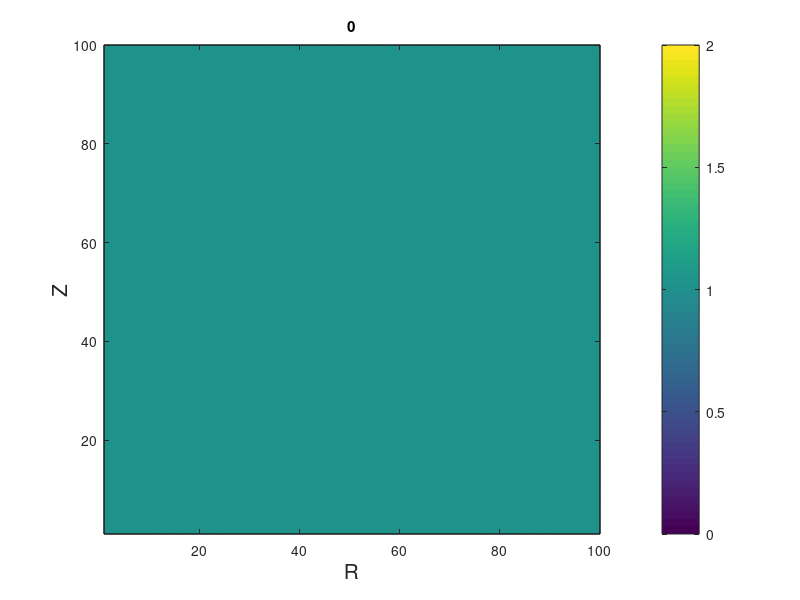
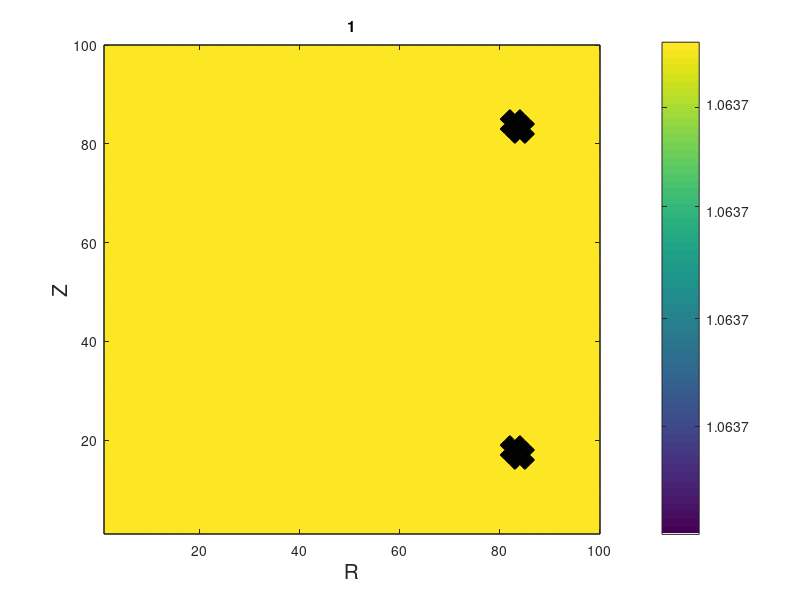
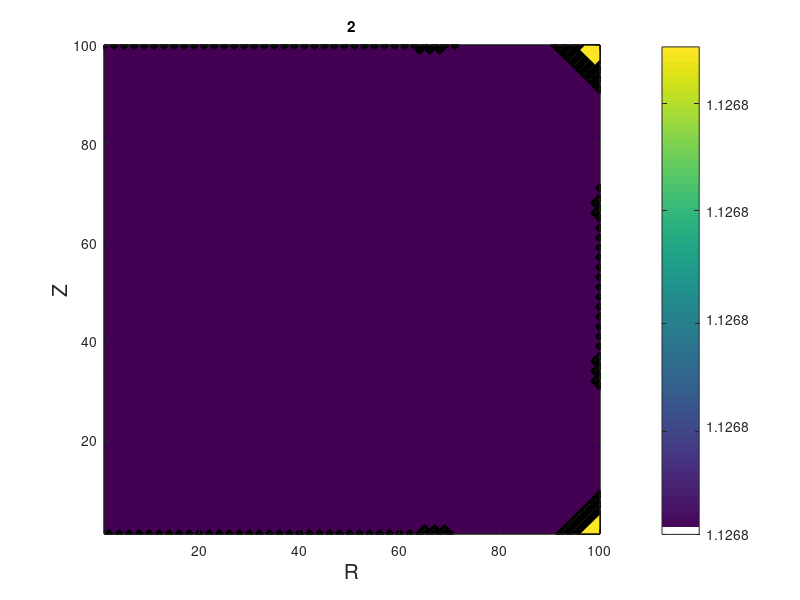
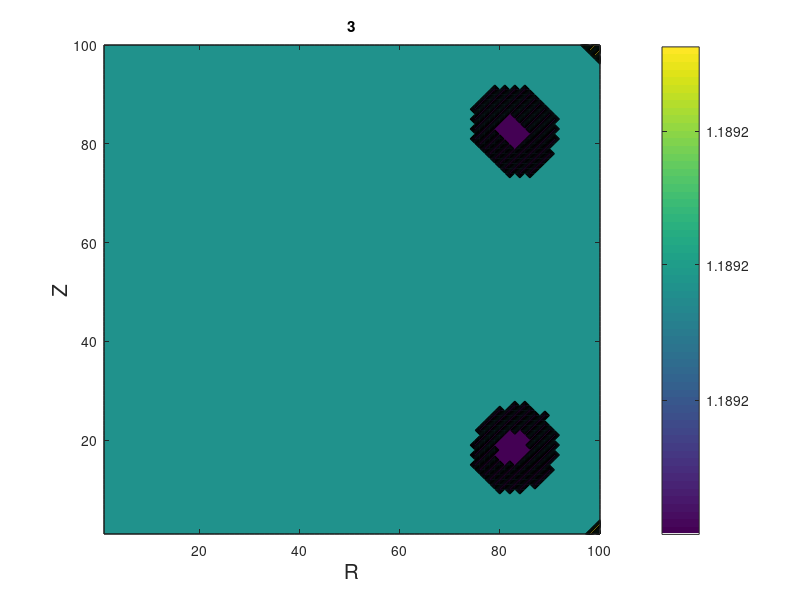

The MATLAB script that drew these images, in order:
a = csvread("chnumsol.csv");
##aa = csvread("zconst_diff_ex.csv");
xize = size(a)/100
xize = xize(1)
z = a(1:100,1:100);
x = 1:100;
m = min([0 min(min(z))])
M = max(max(z))
n = 100;
#cmap = colormap (summer (100));
##cmap = colormap (summer);

for i=0:10#(xize-1)
j=100*i
z = a(j+1:j+100, :);
##zz = aa(i+1, :);
#z = a(201:300,1:100)*100;
#z = z - m;
#z = z / M;
#z = n * z;
figure(i+1);
##colormap(cmap);
##caxis([0 1]);
##plot(x, z(:,1)
###  , "linestyle", "none", "marker", "x"
##  , x, zz
###  , "linestyle", "none", "marker", "x"
## );
###ylim([-0.5, 1]);
##grid on;
##legend(["numerical";"exact"] ,"fontsize",15);
##clf;
##image(z);
##colorbar
##filename = sprintf("col%d.png",i)
##print(i+1,filename);
clf;
contourf(z);
##caxis([0 2]);
##image(z);
colorbar
xlabel("R", "fontsize", 15);
ylabel("Z", "fontsize", 15);
title(num2str(i));
##filename = sprintf("con%d.png",i);
##print(i+1,filename);
endfor

##a = csvread("uniformity.csv");
###image(a);
##contourf(a);
###caxis([m M]);
##caxis([2 3]);
##colormap(cmap);
##colorbar
###print -dpng uniformity.png







